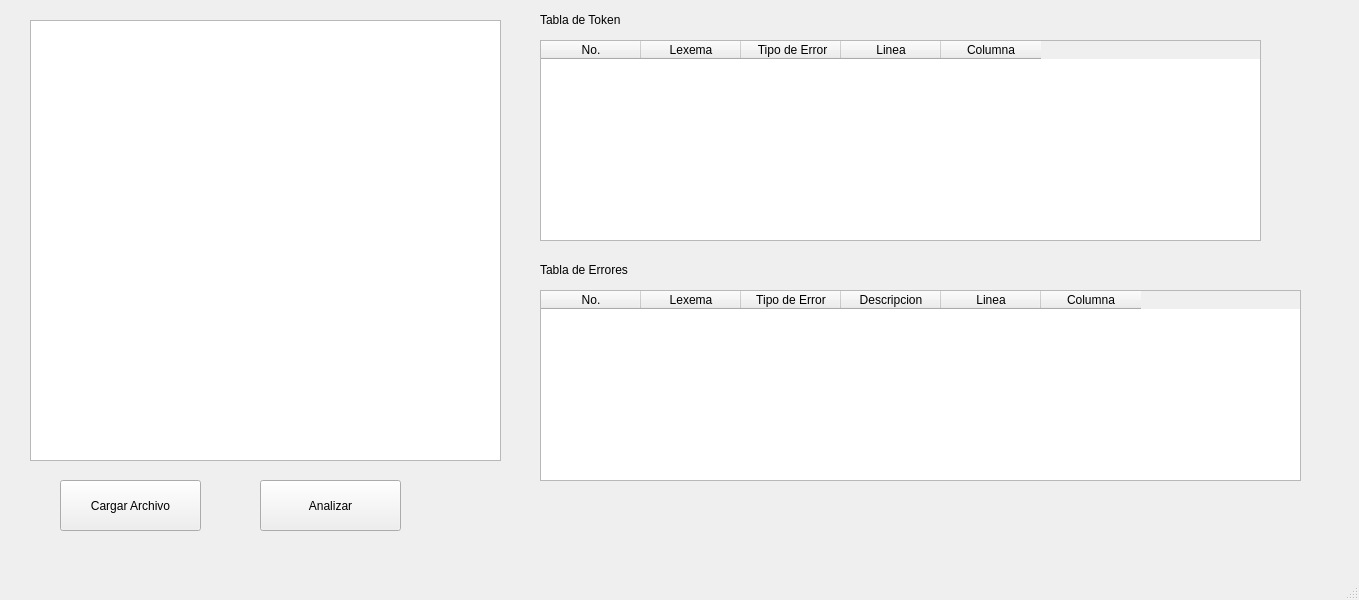
<?xml version="1.0" encoding="UTF-8"?>
<ui version="4.0">
 <class>MainWindow</class>
 <widget class="QMainWindow" name="MainWindow">
  <property name="geometry">
   <rect>
    <x>0</x>
    <y>0</y>
    <width>1359</width>
    <height>600</height>
   </rect>
  </property>
  <property name="windowTitle">
   <string>MainWindow</string>
  </property>
  <widget class="QWidget" name="centralwidget">
   <widget class="QTextEdit" name="txtCodigo">
    <property name="geometry">
     <rect>
      <x>30</x>
      <y>20</y>
      <width>471</width>
      <height>441</height>
     </rect>
    </property>
   </widget>
   <widget class="QPushButton" name="btnCargar">
    <property name="geometry">
     <rect>
      <x>60</x>
      <y>480</y>
      <width>141</width>
      <height>51</height>
     </rect>
    </property>
    <property name="text">
     <string>Cargar Archivo</string>
    </property>
   </widget>
   <widget class="QPushButton" name="btnAnalizar">
    <property name="geometry">
     <rect>
      <x>260</x>
      <y>480</y>
      <width>141</width>
      <height>51</height>
     </rect>
    </property>
    <property name="text">
     <string>Analizar</string>
    </property>
   </widget>
   <widget class="QTableWidget" name="tablaTokens">
    <property name="geometry">
     <rect>
      <x>540</x>
      <y>40</y>
      <width>721</width>
      <height>201</height>
     </rect>
    </property>
    <column>
     <property name="text">
      <string>No.</string>
     </property>
    </column>
    <column>
     <property name="text">
      <string>Lexema</string>
     </property>
    </column>
    <column>
     <property name="text">
      <string> Tipo de Error</string>
     </property>
    </column>
    <column>
     <property name="text">
      <string>Linea</string>
     </property>
    </column>
    <column>
     <property name="text">
      <string>Columna</string>
     </property>
    </column>
   </widget>
   <widget class="QTableWidget" name="tablaErrores">
    <property name="geometry">
     <rect>
      <x>540</x>
      <y>290</y>
      <width>761</width>
      <height>191</height>
     </rect>
    </property>
    <column>
     <property name="text">
      <string>No.</string>
     </property>
    </column>
    <column>
     <property name="text">
      <string>Lexema</string>
     </property>
    </column>
    <column>
     <property name="text">
      <string>Tipo de Error</string>
     </property>
    </column>
    <column>
     <property name="text">
      <string>Descripcion</string>
     </property>
    </column>
    <column>
     <property name="text">
      <string>Linea</string>
     </property>
    </column>
    <column>
     <property name="text">
      <string>Columna</string>
     </property>
    </column>
   </widget>
   <widget class="QLabel" name="label">
    <property name="geometry">
     <rect>
      <x>540</x>
      <y>10</y>
      <width>111</width>
      <height>20</height>
     </rect>
    </property>
    <property name="text">
     <string>Tabla de Token</string>
    </property>
   </widget>
   <widget class="QLabel" name="label_2">
    <property name="geometry">
     <rect>
      <x>540</x>
      <y>260</y>
      <width>111</width>
      <height>20</height>
     </rect>
    </property>
    <property name="text">
     <string>Tabla de Errores</string>
    </property>
   </widget>
  </widget>
  <widget class="QMenuBar" name="menubar">
   <property name="geometry">
    <rect>
     <x>0</x>
     <y>0</y>
     <width>1359</width>
     <height>25</height>
    </rect>
   </property>
  </widget>
  <widget class="QStatusBar" name="statusbar"/>
 </widget>
 <resources/>
 <connections/>
</ui>
